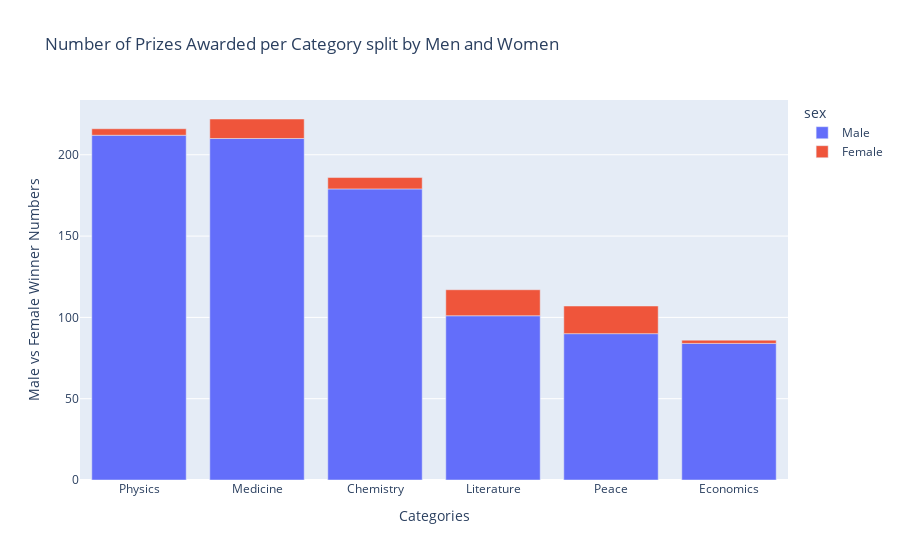

Here is the notebook cell this chart was saved with:
### Code cell
category_sex_bar = px.bar(data_frame=category_sex, x='category', y='prize', labels='category', color='sex', title='Number of Prizes Awarded per Category split by Men and Women')

category_sex_bar.update_layout(xaxis_title='Categories', yaxis_title='Male vs Female Winner Numbers')
category_sex_bar.show()

### Figure 1 — Plotly figure (JSON) as saved in the notebook; plotly's stock layout.template omitted (floating-point values rounded to 4 significant figures)
{"data": [{"alignmentgroup": "True", "hovertemplate": "sex=Male<br>category=%{x}<br>prize=%{y}<extra></extra>", "legendgroup": "Male", "marker": {"color": "#636efa", "pattern": {"shape": ""}}, "name": "Male", "offsetgroup": "Male", "orientation": "v", "showlegend": true, "textposition": "auto", "type": "bar", "x": ["Physics", "Medicine", "Chemistry", "Literature", "Peace", "Economics"], "xaxis": "x", "y": [212, 210, 179, 101, 90, 84], "yaxis": "y"}, {"alignmentgroup": "True", "hovertemplate": "sex=Female<br>category=%{x}<br>prize=%{y}<extra></extra>", "legendgroup": "Female", "marker": {"color": "#EF553B", "pattern": {"shape": ""}}, "name": "Female", "offsetgroup": "Female", "orientation": "v", "showlegend": true, "textposition": "auto", "type": "bar", "x": ["Peace", "Literature", "Medicine", "Chemistry", "Physics", "Economics"], "xaxis": "x", "y": [17, 16, 12, 7, 4, 2], "yaxis": "y"}], "layout": {"barmode": "relative", "legend": {"title": {"text": "sex"}, "tracegroupgap": 0}, "title": {"text": "Number of Prizes Awarded per Category split by Men and Women"}, "xaxis": {"anchor": "y", "domain": [0, 1], "title": {"text": "Categories"}}, "yaxis": {"anchor": "x", "domain": [0, 1], "title": {"text": "Male vs Female Winner Numbers"}}}}
